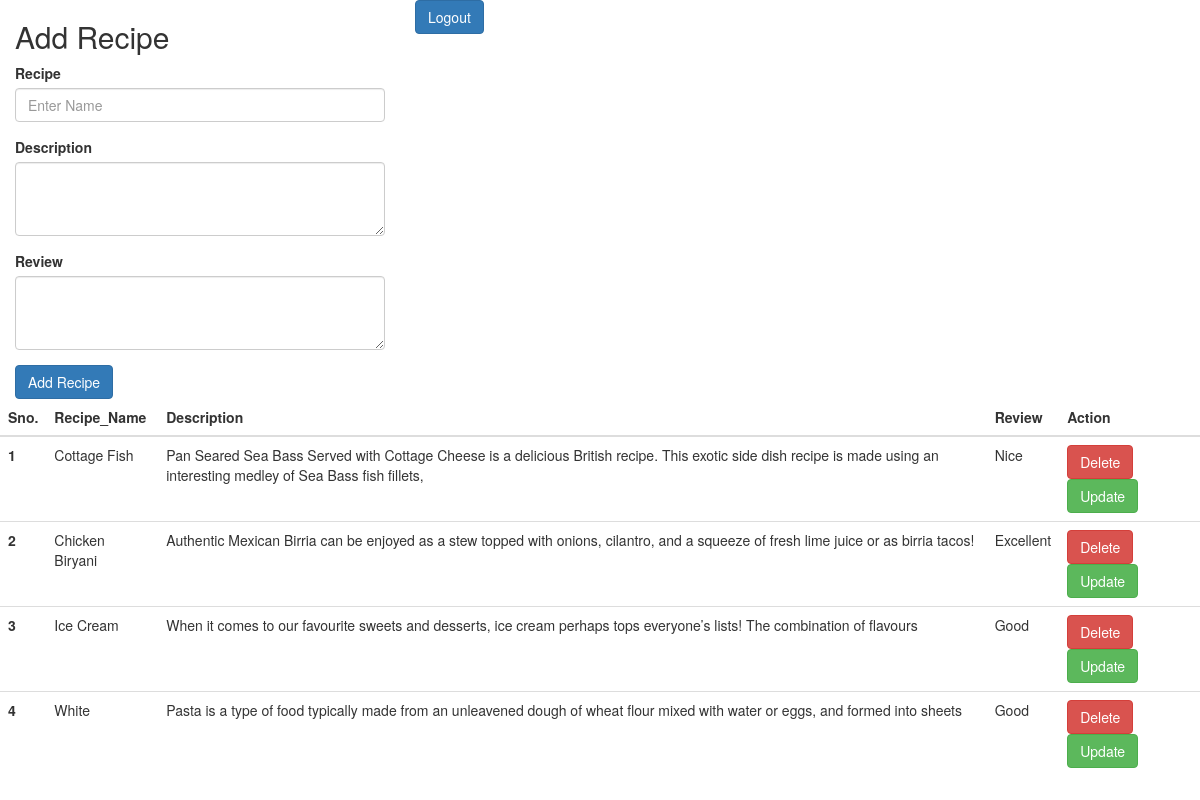
The page /recipe/ (signed in) on the database its author committed.
### App1/models.py (models this page shows)
class Recipe(models.Model):
    user = models.ForeignKey(User,on_delete=models.SET_NULL,null=True,blank=True)
    name = models.CharField(max_length=100)
    description = models.TextField()
    review = models.TextField()

### App1/views.py (the view, shortened to what this page needs)
# urls.py: path('recipe/', views.recipe),
@login_required(login_url="/login/")
def recipe(request):
    queryset = Recipe.objects.all()
    context = {'recipies':queryset}
    return render(request,"index.html",context)

### templates/index.html (shortened to what this page needs)
<!DOCTYPE html>
<html lang="en">
<head>
    <link rel="stylesheet" href="https://maxcdn.bootstrapcdn.com/bootstrap/3.4.1/css/bootstrap.min.css">
</head>
<body>
    <div class="container-fluid">
        <div class="row">
            <div class="col-md-4">
                <form method="post" >
                    <h2>Add Recipe</h2>
                    <div class="form-group">
                      <label for="exampleInputEmail1">Recipe </label>
                      <input type="text" class="form-control" name = "name" placeholder="Enter Name">
                    </div>
                    <div class="form-group">
                        <label for="exampleFormControlTextarea1">Description</label>
                        <textarea class="form-control" rows="3" name="description"></textarea>
                    </div>
                    <div class="form-group">
                        <label for="exampleFormControlTextarea1">Review</label>
                        <textarea class="form-control" rows="3" name="review"></textarea>
                    </div>
                    <button type="submit" class="btn btn-primary">Add Recipe</button>
                  </form>
            </div>
            <div class="col-md-2 justify-content-end">
                <a href="/logout/" class="btn btn-primary">Logout</a>
            </div>
        </div>
    </div>
    <table class="table px-3">
        <thead>
          <tr>
            <th scope="col">Sno.</th>
            <th scope="col">Recipe_Name</th>
            <th scope="col">Description</th>
            <th scope="col">Review</th>
            <th scope="col">Action</th>
          </tr>
        </thead>
        <tbody>
            {% for recipe in recipies%}
          <tr>
            <th scope="row">{{forloop.counter}}</th>
            <td>{{recipe.name}}</td>
            <td>{{recipe.description}}</td>
            <td>{{recipe.review}}</td>
            <td>
                <a href="/delete_recipe/{{recipe.id}}/" class="btn btn-danger">Delete</a>
                <a href="/update_recipe/{{recipe.id}}/" class="btn btn-success">Update</a>
            </td>
          </tr>
            {% endfor %}
        </tbody>
      </table>
</body>
</html>

### rows shown on the page
Recipe: name "Cottage Fish", description "Pan Seared Sea Bass Served with Cottage Cheese is a delicious British recipe. This exotic side dish recipe is made using an interesting medley of Sea Bass fish fillets,", review "Nice"
Recipe: name "Chicken Biryani", description "Authentic Mexican Birria can be enjoyed as a stew topped with onions, cilantro, and a squeeze of fresh lime juice or as birria tacos!", review "Excellent"
Recipe: name "Ice Cream", description "When it comes to our favourite sweets and desserts, ice cream perhaps tops everyone’s lists! The combination of flavours", review "Good"
Recipe: name "White", description "Pasta is a type of food typically made from an unleavened dough of wheat flour mixed with water or eggs, and formed into sheets", review "Good"
